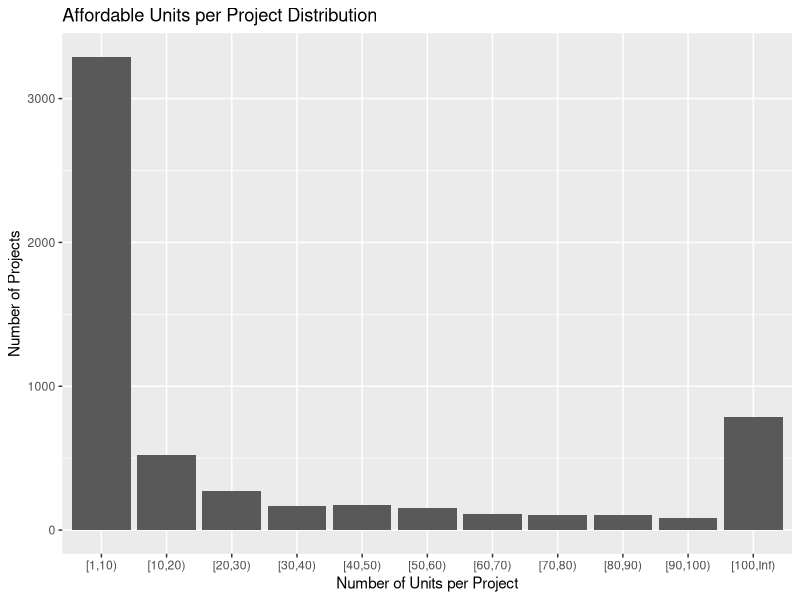
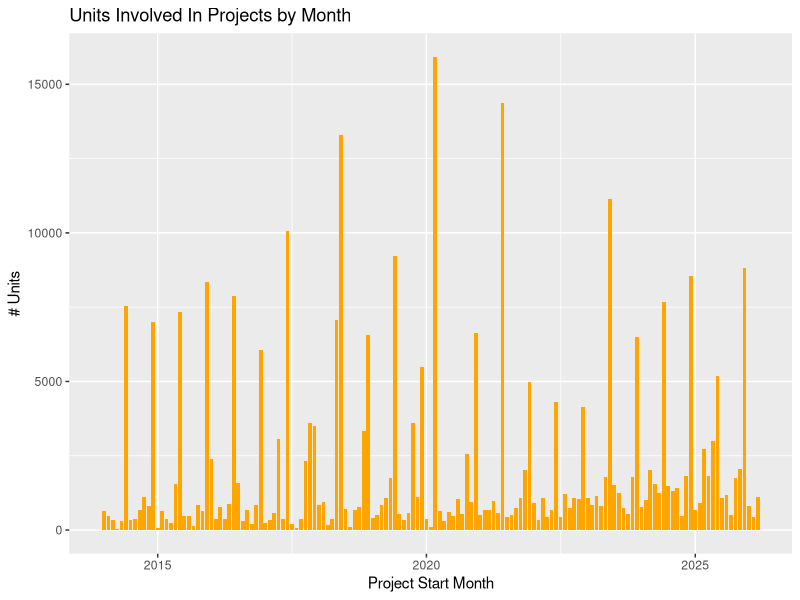
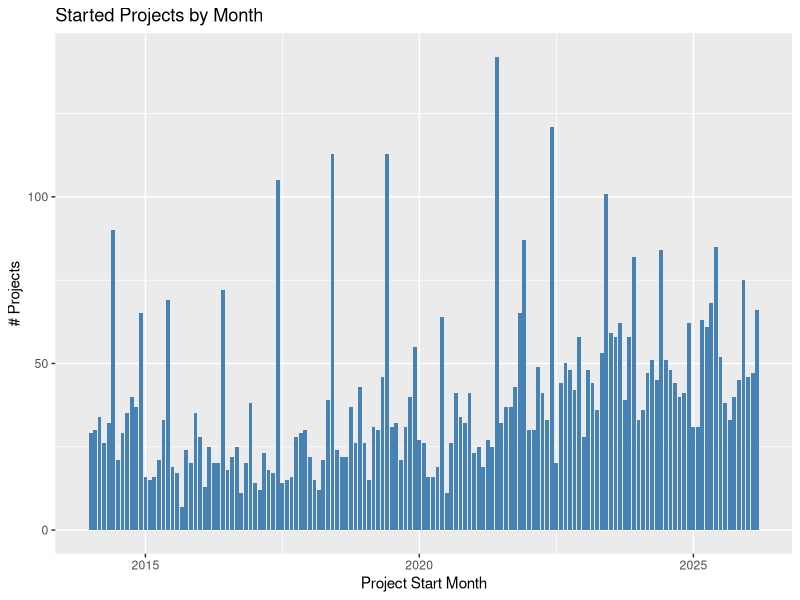
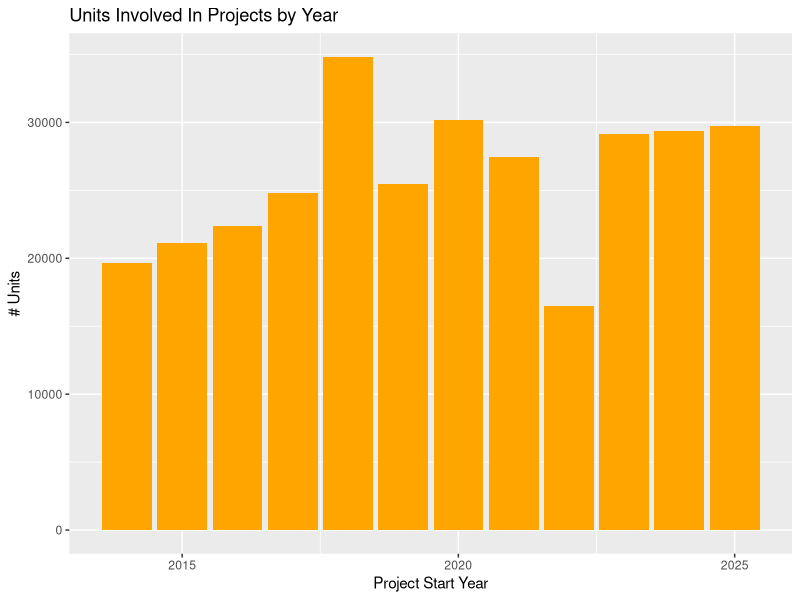
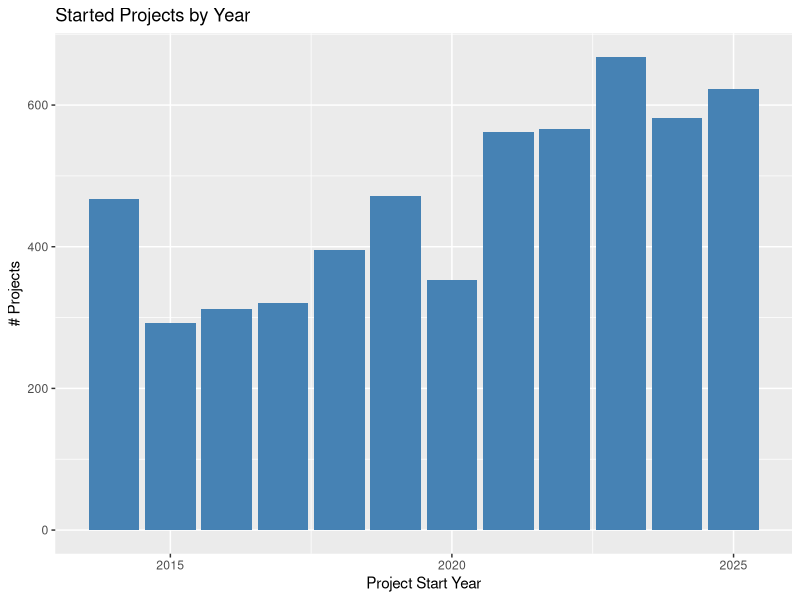
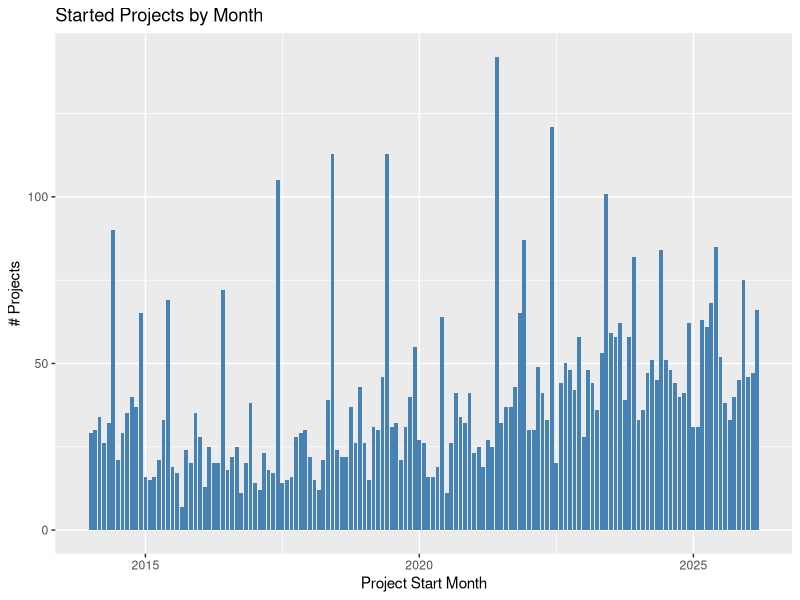
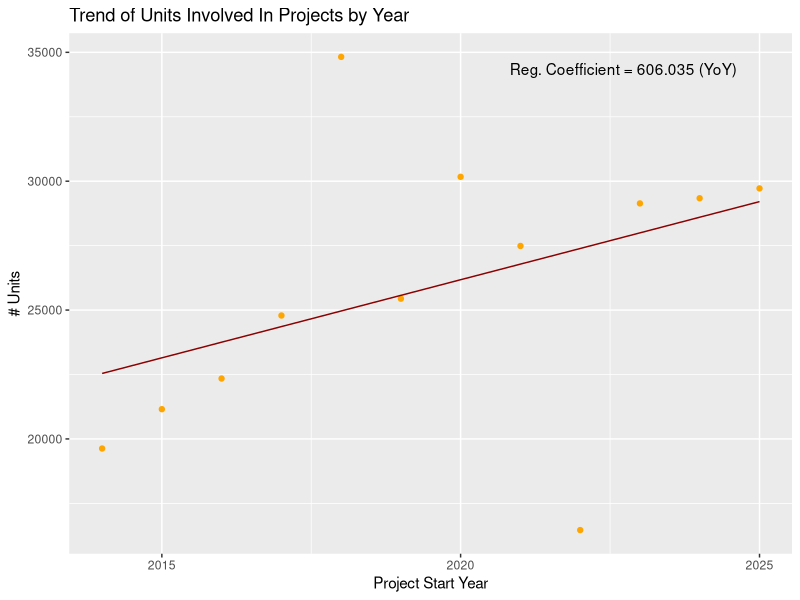
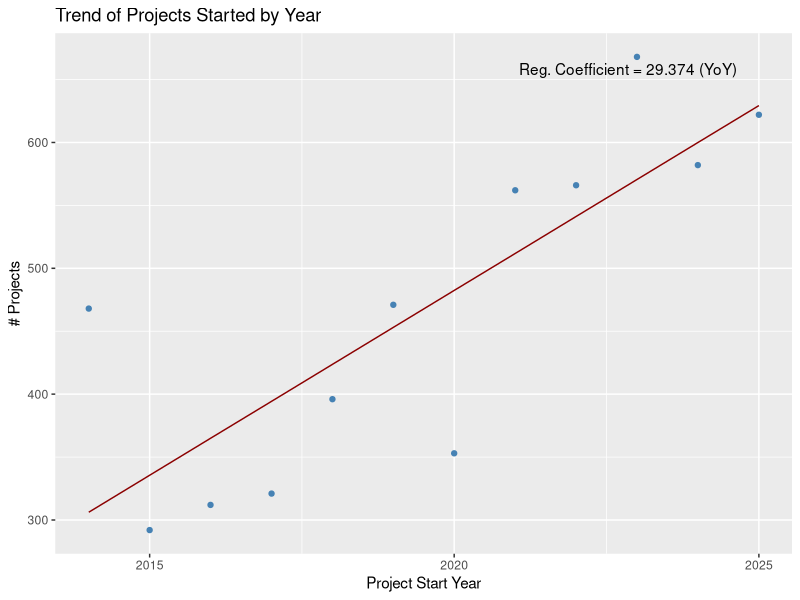

These figures' R source, in order:
library(readr)
library(dplyr)
library(lubridate)
library(ggplot2)

# Data uploading and cleaning
data <- read_csv("../data/Affordable_Housing_Production_by_Building_20260821.csv")
data_f <- data[!is.na(data$`All Counted Units`), ]

data_f$`Project Start Date` <- mdy(data_f$`Project Start Date`)

n_unique_projects <- length(unique(data_f$`Project ID`)) # save the number of unique projects 

data_f$`Project Start Month` <- floor_date(data_f$`Project Start Date`, unit="month")
data_f$`Project Start Year` <- floor_date(data_f$`Project Start Date`, unit="year")

# Aggregating by proejct (collapsing buildings)
projects <- data_f |> 
  summarise(
    .by = c(`Project ID`, `Project Start Month`, `Project Start Year`), 
    `Units` = sum(`All Counted Units`)
  )
projects$`Projects Cnt` <- 1

# Visualize units per project distribution
  
projects <- projects |>
  mutate(
    `# Units - Grouped` = cut(
      `Units`,
      breaks = c(1, 10, 20, 30, 40, 50, 60, 70, 80, 90, 100, Inf),
      right = FALSE
    )
  )

ggplot(projects, aes(x = `# Units - Grouped`)) +
  geom_bar() +
  labs(
    x = "Number of Units per Project",
    y = "Number of Projects",
    title = "Affordable Units per Project Distribution"
  )

# Aggregating by month
by_month <- projects |> 
  summarise(
    .by = c(`Project Start Month`), 
    `# Units` = sum(`Units`),
    `# Projects` = sum(`Projects Cnt`)
  )

# Aggregating by year
by_year <- projects |> 
  summarise(
    .by = c(`Project Start Year`), 
    `# Units` = sum(`Units`),
    `# Projects` = sum(`Projects Cnt`)
  )
by_year <- by_year[by_year$`Project Start Year` < '2026-01-01', ]
by_year <- by_year |> arrange(`Project Start Year`)
by_year$`Project Start Year Numeric` <- 0:(nrow(by_year)-1)

# Visualize monthly data

ggplot(by_month, aes(`Project Start Month`, `# Units`)) +
  geom_col(fill="orange") +
  labs(
    title="Units Involved In Projects by Month"
  )

ggplot(by_month, aes(`Project Start Month`, `# Projects`)) +
  geom_col(fill="steelblue") +
  labs(
    title="Started Projects by Month"
  )

# Visualize yearly data

ggplot(by_year, aes(`Project Start Year`, `# Units`)) +
  geom_col(fill="orange") +
  labs(
    title="Units Involved In Projects by Year"
  )

ggplot(by_year, aes(`Project Start Year`, `# Projects`)) +
  geom_col(fill="steelblue") +
  labs(
    title="Started Projects by Year"
  )

ggplot(by_month, aes(`Project Start Month`, `# Projects`)) +
  geom_col(fill="steelblue") +
  labs(
    title="Started Projects by Month"
  )

# Calculate and visualize a # units trend
units_trend <- lm(`# Units` ~ `Project Start Year Numeric`, data = by_year)
by_year$`# Units Predicted` <- predict(units_trend)
by_year$`# Units Predicted Error` <- by_year$`# Units Predicted` - by_year$`# Units`

ggplot(by_year, aes(x = `Project Start Year`, y = `# Units`)) +
  geom_point(color = "orange") +
  geom_line(aes(y = `# Units Predicted`), color = "darkred") +
  labs(title="Trend of Units Involved In Projects by Year") +
  annotate(
    "text",
    x = max(by_year$`Project Start Year`, na.rm = TRUE),
    y = max(by_year$`# Units`, na.rm = TRUE),
    label = paste0(
      "Reg. Coefficient = ",
      round(coef(units_trend)["`Project Start Year Numeric`"], 3),
      " (YoY)"
    ),
    hjust = 1.1,
    vjust = 1.5
  )

# Calculate and visualize a # projects trend
projects_trend <- lm(`# Projects` ~ `Project Start Year Numeric`, data = by_year)
by_year$`# Projects Predicted` <- predict(projects_trend)
by_year$`# Projects Predicted Error` <- by_year$`# Projects Predicted` - by_year$`# Projects`

ggplot(by_year, aes(x = `Project Start Year`, y = `# Projects`)) +
  geom_point(color = "steelblue") +
  geom_line(aes(y = `# Projects Predicted`), color = "darkred") + 
  labs(title="Trend of Projects Started by Year") +
  annotate(
    "text",
    x = max(by_year$`Project Start Year`, na.rm = TRUE),
    y = max(by_year$`# Projects`, na.rm = TRUE),
    label = paste0(
      "Reg. Coefficient = ",
      round(coef(projects_trend)["`Project Start Year Numeric`"], 3),
      " (YoY)"
    ),
    hjust = 1.1,
    vjust = 1.5
  )
